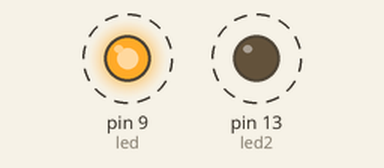
Bench run of a sketch on a simulated Arduino Uno, built with avr-gcc and run on an emulated ATmega328P. Shown: output pins drawn as LEDs (lit = HIGH). Dashed ring = blinking.

Above: at 0.12 s.
Timing chart, 0 to 3.0 s (numbered marks = the images above):
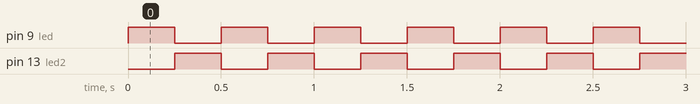

The sketch:

eRIC_blink.ino
```cpp
// (licence header left out)
int led = 9;
int led2 = 13;

void setup(void)
{
  pinMode(led,OUTPUT);
  pinMode(led2,OUTPUT);
}

void loop(void)
{
  digitalWrite(led,HIGH);
  digitalWrite(led2,LOW);
  delay(250);
  digitalWrite(led,LOW);
  digitalWrite(led2,HIGH);
  delay(250);
}
```

Measured:
- by itself, pin 9 (led), pin 13 (led2): alternates HIGH for 0.25 s and LOW for 0.25 s
